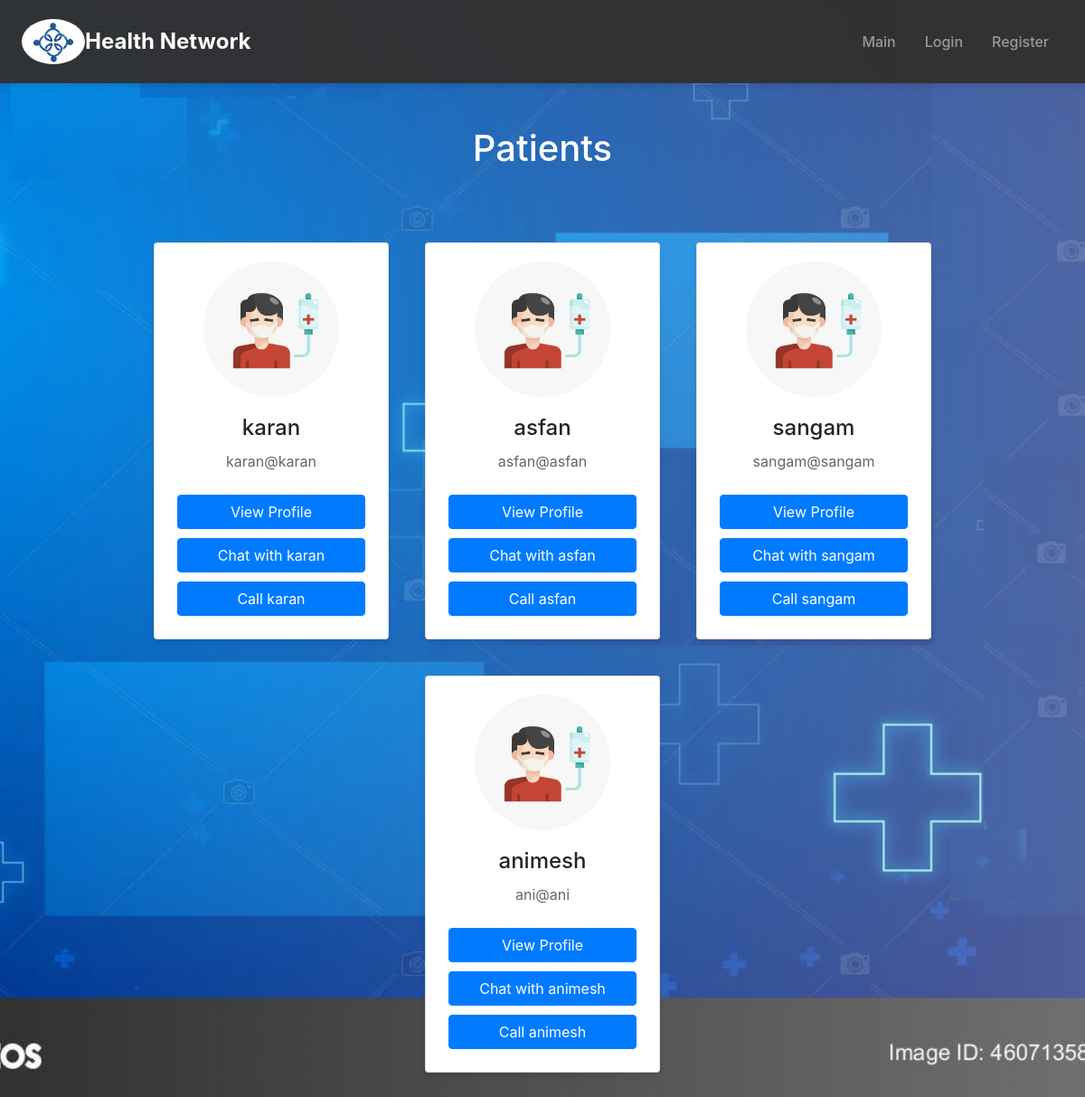
Page /patients on the committed database.
### app.py (models this page shows)
class User(UserMixin, db.Model):
    id = db.Column(db.Integer, primary_key=True)
    username = db.Column(db.String(80), unique=True, nullable=False)
    email = db.Column(db.String(120), unique=True, nullable=False)
    fname = db.Column(db.String(120), nullable=False)
    lname = db.Column(db.String(120), nullable=False)
    user_type = db.Column(db.String(20), nullable=False)
    password = db.Column(db.String(120), nullable=False)

### app.py (the view)
@app.route("/patients")
def patients():
    patients = User.query.filter_by(user_type='patient').all()
    return render_template('patients.html', patients=patients)

### templates/patients.html (shortened to what this page needs)
{% extends 'main.html' %}
{% block title %}
<link rel="stylesheet" href="{{ url_for('static', filename='css/patients.css') }}">
{% endblock title %}
{% block body %}
<div class="header">
    <h1>Patients</h1>
</div>
<div class="container">
    {% for patient in patients %}
    <div class="card-container">
        <div class="card">
            <img src="/static/patient.jpg" alt="{{ patient.username }}">
            <h2>{{ patient.username }}</h2>
            <p>{{ patient.email }}</p>
            <a href="/patient_detail/{{patient.id}}" class="btn btn-primary">View Profile</a>
            <a href="{{ url_for('private_chat', username=patient.username) }}" class="btn btn-primary">Chat with {{ patient.username }}</a>
            <a href="{{ url_for('video_call', username=patient.username) }}" class="btn btn-primary">Call {{ patient.username }}</a>
        </div>
    </div>
    {% endfor %}
</div>
{% endblock body %}

### static/css/patients.css (style rules this page uses)
body { font-family: 'Roboto', sans-serif; background: url('/static/PatientBackgroundNew.jpg') no-repeat center center fixed; background-size: cover; margin: 0; padding: 0; position: relative; }
body::before { content: ""; position: absolute; top: 0; left: 0; width: 100%; height: 100%; background: linear-gradient(to right, rgba(255, 255, 255, 0) 0%, rgba(255, 255, 255, 0.3) 100%); z-index: -1; }
h1 { font-size: 2.5rem; margin-bottom: 20px; text-align: center; color: #ffffff; width: 100%; }
.card { background: #fff; border-radius: 10px; box-shadow: 0 4px 6px rgba(0, 0, 0, 0.1); margin: 20px; overflow: hidden; padding: 20px; text-align: center; transition: transform 0.3s ease, box-shadow 0.3s ease; }
.card img { border-radius: 50%; height: 150px; width: 150px; margin: 0 auto 20px; display: block; }
.card h2 { font-size: 1.5rem; margin: 0 0 10px; }
.card p { color: #666; font-size: 1rem; margin: 0 0 20px; }
.btn-primary { background-color: #007bff; border: none; border-radius: 5px; color: #fff; cursor: pointer; display: inline-block; font-size: 1rem; padding: 10px 20px; text-decoration: none; transition: background-color 0.3s ease; margin: 5px; }
.container { display: flex; flex-wrap: wrap; justify-content: center; padding: 20px; }
.card-container { flex: 1 1 300px; max-width: 300px; }
.header { width: 100%; text-align: center; margin-bottom: 40px; }

### rows in the picture
User: username "karan", email "karan@karan"
User: username "asfan", email "asfan@asfan"
User: username "sangam", email "sangam@sangam"
User: username "animesh", email "ani@ani"
